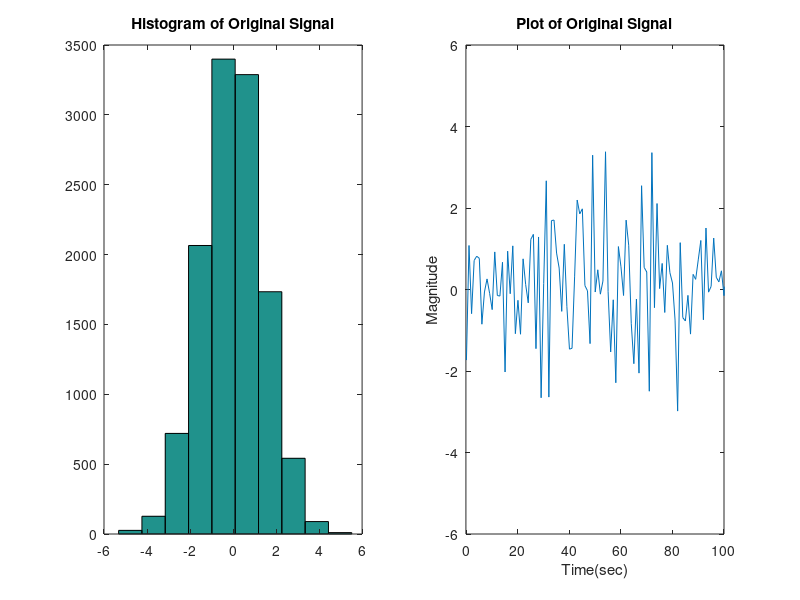
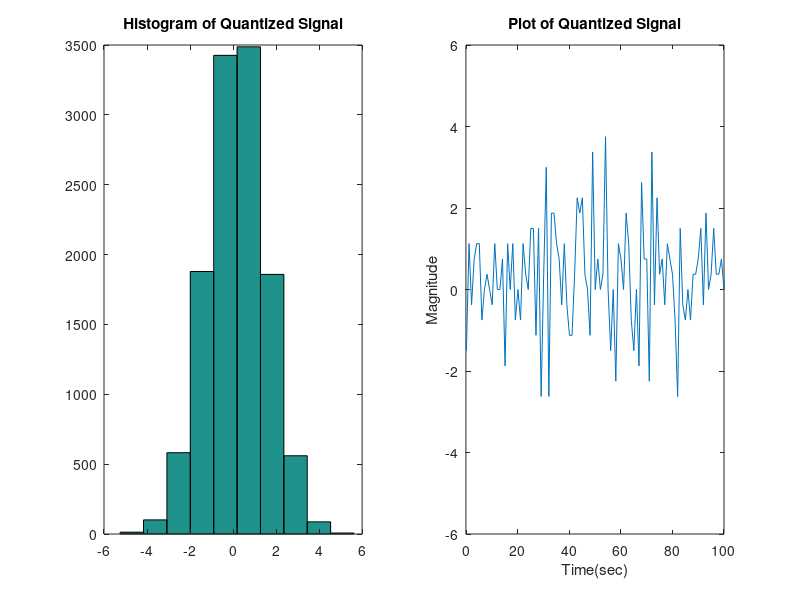
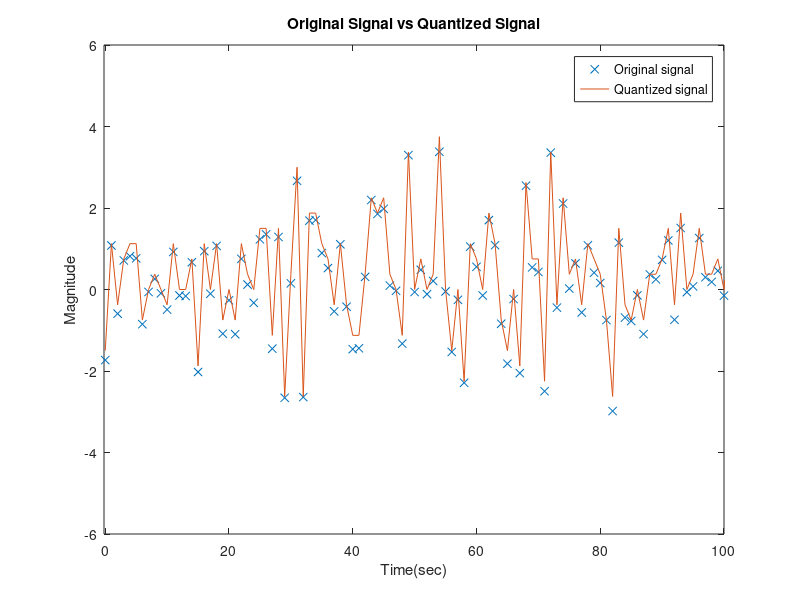

MATLAB code for these plots, in order:
rng(0,'twister'); %initialize the random number generator
a = sqrt(2); %variance
b = 0; %mean
y = a.*randn(12000,1) + b; %vector of 12000 random values drawn from a
t=0:12000-1; %time axis
t1=transpose(t) %for equalizing dimensions
subplot(1,2,1);
hist(y) %Histogram of original signal
title('Histogram of Original Signal')
subplot(1,2,2);
plot(t1,y) %Plot of original signal zoomed version
title('Plot of Original Signal')
xlabel('Time(sec)')
ylabel('Magnitude')
axis([-.2 100 -6 6]) % we specify the axis limits and zoomed the graph
figure
partition = [-6:0.375:5.625]; %create intervals
codebook = [-6:0.375:6]; %Assigning one entry for each interval
[index,quants] = quantiz(y,partition,codebook); % Quantize.
subplot(1,2,1)
hist(quants) %Histogram of quantized signal
title('Histogram of Quantized Signal')
subplot(1,2,2)
plot(t1,quants) %%Plot of quantized signal zoomed version
axis([-.2 100 -6 6])
title('Plot of Quantized Signal')
xlabel('Time(sec)')
ylabel('Magnitude')
figure
plot(t1,y,'x',t1,quants) %Original Signal vs Quantized Signal
legend('Original signal','Quantized signal');
title('Original Signal vs Quantized Signal')
xlabel('Time(sec)')
ylabel('Magnitude')
axis([-.2 100 -6 6])
%%%%%% "Error Section" %%%%%%%%%%
e = (y- transpose(quants)); % Error
error=abs(max(e))
%%%%%% "Chi Square Test" %%%%%%%%%%
[h,p,states] = chi2gof(y)
%%SNR Section%%
